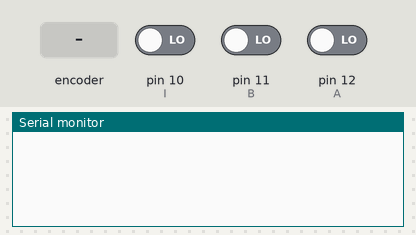
This sketch was run on a simulated Arduino Uno, built with avr-gcc and run on an emulated ATmega328P. On the bench: the last lines printed to the serial monitor. The inputs (shaded band) are chosen by the test bench; at power-on: pin 10 (I) LOW, pin 11 (B) LOW, pin 12 (A) LOW.

Above: at 1.2 s.
1.3 s: rotary encoder on pin 12 (A) / pin 11 (B) turned 1 step (first pin leading)
At 1.9 s:
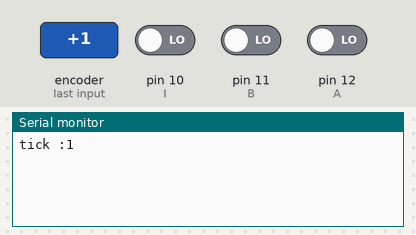
3.0 s: pin 10 (I) driven HIGH
At 3.8 s:
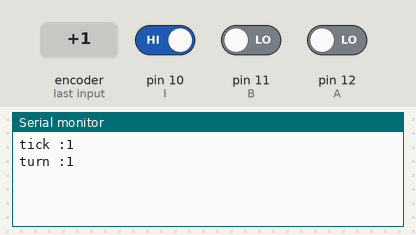
4.5 s: rotary encoder on pin 12 (A) / pin 11 (B) turned 1 step (first pin leading)
At 5.5 s:
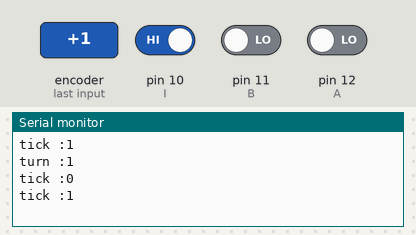

The sketch:

encoder_test_code.ino
```cpp
int A = 12;
int B = 11;
int I = 10;

int countTick = 0;
int countIndex = 0;
char precTick = 0;
char precIndex = 0;
char tick = 0;
char tickB = 0;
char index = 0;

void setup() {
  pinMode(A, INPUT);
  pinMode(B, INPUT);
  pinMode(I, INPUT);
  Serial.begin(9600);

}

void loop() {
  tick = digitalRead(A);
  tickB = digitalRead(B);
  index = digitalRead(I);

  if(tick != precTick)
  {
    if(tick != tickB)
    {
      countTick = countTick + tick;
      precTick = tick;
    }
    else
    {
      countTick = countTick - tick;
      precTick = tick;
    }
    Serial.print("tick :");
    Serial.println(countTick);
  }

  if(index != precIndex)
  {
    if(countTick > 0)
    {
      countIndex = countIndex + index;
      precIndex = index;
    }
    else
    {
      countIndex = countIndex - index;
      precIndex = index;
    }
    countTick = 0;
    Serial.print("turn :");
    Serial.println(countIndex);
  }


}
```

Measured:
- after the input at 1.3 s, the serial monitor: prints a new line after 0.05 s (image 1)
- after the input at 3.0 s, the serial monitor: prints a new line at once (image 2)
- after the input at 4.5 s, the serial monitor: prints a new line at once (image 3)
